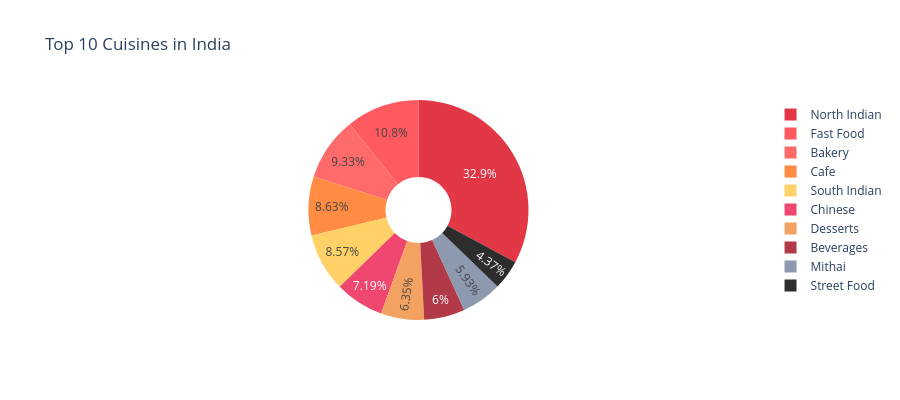

Here is the notebook cell this chart was saved with:
### Code cell
palette = ['#E23744', '#FF5A5F', '#FF6B6B', '#FF8C42', '#FFD166', '#EF476F', '#F4A261', '#B23A48', '#8D99AE', '#2D2D2D']
px.pie(top_10_data,values='count',names='primary_cuisine',title='Top 10 Cuisines in India',hole=.3,height=400,color_discrete_sequence=palette)

### Figure 1 — Plotly figure (JSON) as saved in the notebook; plotly's stock layout.template omitted (floating-point values rounded to 4 significant figures)
{"data": [{"domain": {"x": [0, 1], "y": [0, 1]}, "hole": 0.3, "hovertemplate": "primary_cuisine=%{label}<br>count=%{value}<extra></extra>", "labels": ["North Indian", "Fast Food", "Bakery", "Cafe", "South Indian", "Chinese", "Desserts", "Beverages", "Mithai", "Street Food"], "legendgroup": "", "name": "", "showlegend": true, "type": "pie", "values": [13748, 4496, 3904, 3608, 3584, 3007, 2655, 2511, 2481, 1828]}], "layout": {"height": 400, "legend": {"tracegroupgap": 0}, "piecolorway": ["#E23744", "#FF5A5F", "#FF6B6B", "#FF8C42", "#FFD166", "#EF476F", "#F4A261", "#B23A48", "#8D99AE", "#2D2D2D"], "title": {"text": "Top 10 Cuisines in India"}}}
